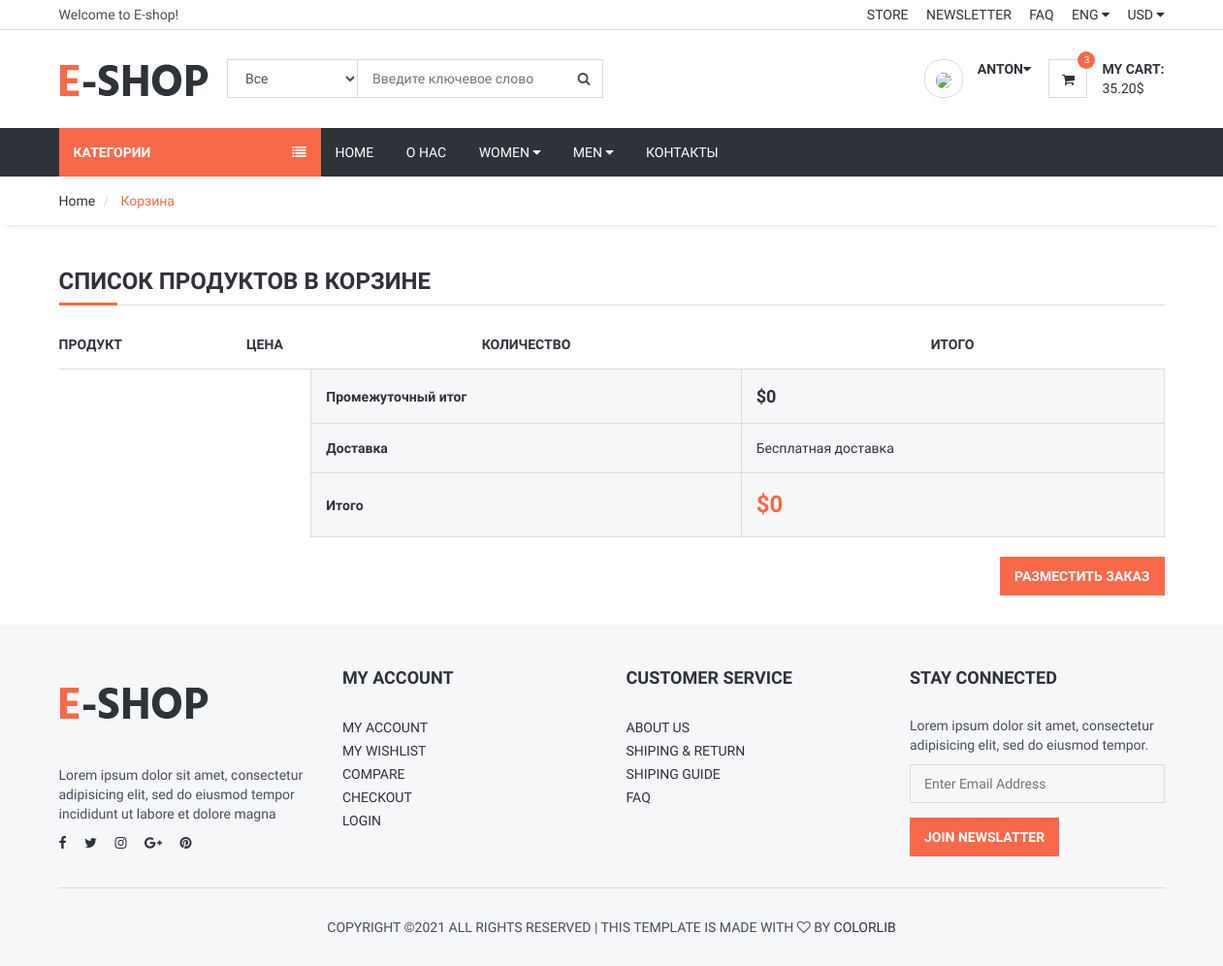
The app's page /shopcart/ (signed in), older data.
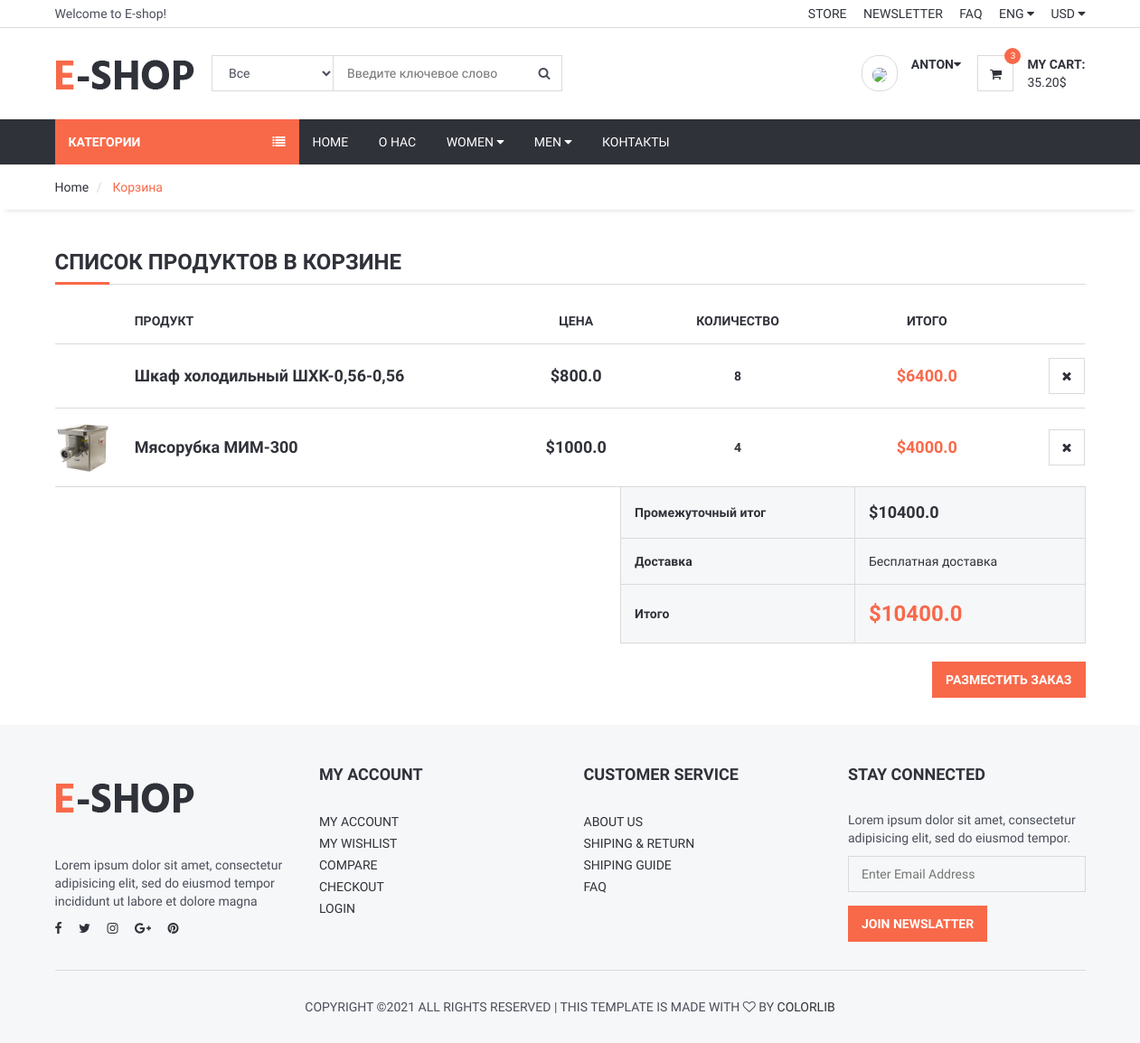
The same page, newer data.
### order/models.py (models this page shows, shortened)
class ShopCart(models.Model):
    user = models.ForeignKey(User, on_delete=models.SET_NULL, null=True)
    product = models.ForeignKey(Product, on_delete=models.SET_NULL, null=True)
    quantity = models.IntegerField()
    @property
    def amount(self):
        return (self.quantity * self.product.price)

### product/models.py (models this page shows, shortened)
class Product(models.Model):
    STATUS = (
        ('True', 'True'),
        ('False', 'False'),
    )
    category = models.ForeignKey(Category, on_delete=models.CASCADE) #many to one relation with Category
    title = models.CharField(max_length=150)
    keywords = models.CharField(max_length=255)
    description = models.TextField(max_length=255)
    image = models.ImageField(blank=True, upload_to='images/')
    price = models.FloatField()
    amount = models.IntegerField()
    minamount = models.IntegerField()
    detail = RichTextUploadingField()
    slug = models.SlugField(null=False, unique=True)
    status = models.CharField(max_length=10, choices=STATUS)
    create_at = models.DateTimeField(auto_now_add=True)
    update_at = models.DateTimeField(auto_now=True)
    def __str__(self):
        return self.title
    def image_tag(self):
        return mark_safe('<img src="{}" height="50" width="50"/>'.format(self.image.url))
    image_tag.short_description = 'Image'

### order/views.py (the view)
# urls.py: path('shopcart/', OrderViews.shopcart, name='shopcart'),
def shopcart(request):
    category = Category.objects.all()
    current_user = request.user  # Access User Session information
    shopcart = ShopCart.objects.filter(user_id=current_user.id)
    total = 0
    for rs in shopcart:
        total += rs.product.price * rs.quantity
    context = {'shopcart': shopcart,
               'category': category,
               'total': total,}
    return render(request, 'shopcart_products.html', context)

### order/templates/shopcart_products.html (shortened to what this page needs)
{% extends 'homebase.html' %}
{% block sidebar %} {% include 'sidebar.html' %} {% endblock %}
{% block body %}
	<div id="breadcrumb">
		<div class="container">
			<ul class="breadcrumb">
				<li><a href="/">Home</a></li>
				<li class="active"> Корзина </li>
			</ul>
		</div>
	</div>
	<div class="section">
		<div class="container">
			<div class="row">
            <div class="col-md-12">
                    <div class="order-summary clearfix">
                        <div class="section-title">
                            <h3 class="title">Список продуктов в корзине</h3>
                        </div>
                        <table class="shopping-cart-table table">
                            <thead>
                            <tr>
                                <th></th>
                                <th>Продукт</th>
                                <th class="text-center">Цена</th>
                                <th class="text-center">Количество</th>
                                <th class="text-center">Итого</th>
                                <th class="text-right"></th>
                            </tr>
                            </thead>
                            <tbody>
                            {% for rs in shopcart %}
                                <tr>
                                    <td class="thumb">
                                            <img src="{{rs.product.image.url}}" alt="">
                                    </td>
                                    <td class="details">
                                        <a href="/product/{{ rs.product.id }}/{{ rs.product.slug }}">{{rs.product}}</a>
                                    </td>
                                    <td class="price text-center"><strong>
                                        ${{ rs.product.price }}</strong></td>
                                    <td class="qty text-center"><strong>{{rs.quantity}}</strong></td>
                                    <td class="total text-center"><strong class="primary-color">${{ rs.amount }}</strong></td>
                                    <td class="text-right"><a href="/order/deletefromcart/{{ rs.id }}" onclick="return confirm('Delete ! Are you sure?')" class="main-btn icon-btn"><i class="fa fa-close"></i></a></td>
                                </tr>
                            {% endfor %}
                            </tbody>
                            <tfoot>
                            <tr>
                                <th class="empty" colspan="3"></th>
                                <th>Промежуточный итог</th>
                                <th colspan="2" class="sub-total">${{ total }}</th>
                            </tr>
                            <tr>
                                <th class="empty" colspan="3"></th>
                                <th>Доставка</th>
                                <td colspan="2">Бесплатная доставка</td>
                            </tr>
                            <tr>
                                <th class="empty" colspan="3"></th>
                                <th>Итого</th>
                                <th colspan="2" class="total">${{ total }}</th>
                            </tr>
                            </tfoot>
                        </table>
                        <div class="pull-right">
                            <button class="primary-btn">Разместить заказ</button>
                        </div>
                    </div>
                </div>
            </div>
		</div>
	</div>
{% endblock %}

### home/templates/homebase.html (shortened to what this page needs)
<!DOCTYPE html>
<html lang="en">
<head>
    {% load static %}
	<link type="text/css" rel="stylesheet" href="{% static '' %}css/bootstrap.min.css" />
	<link type="text/css" rel="stylesheet" href="{% static 'css/slick.css' %}" />
	<link type="text/css" rel="stylesheet" href="{% static '' %}css/slick-theme.css" />
	<link type="text/css" rel="stylesheet" href="{% static '' %}css/nouislider.min.css" />
	<link rel="stylesheet" href="{% static '' %}css/font-awesome.min.css">
	<link type="text/css" rel="stylesheet" href="{% static '' %}css/style.css" />
<link rel="stylesheet" href="https://ajax.googleapis.com/ajax/libs/jqueryui/1.12.1/themes/smoothness/jquery-ui.css">
</head>
<body>
{% include 'header.html' %}
{% block sidebar %} {% endblock %}
{% block body %} {% endblock %}
{% include 'footer.html' %}
</body>
</html>

### home/templates/header.html (shortened to what this page needs)
{% load static %}
	<header>
		<div id="top-header">
			<div class="container">
				<div class="pull-left">
					<span>Welcome to E-shop!</span>
				</div>
				<div class="pull-right">
					<ul class="header-top-links">
						<li><a href="#">Store</a></li>
						<li><a href="#">Newsletter</a></li>
						<li><a href="#">FAQ</a></li>
						<li class="dropdown default-dropdown">
							<a class="dropdown-toggle" data-toggle="dropdown" aria-expanded="true">ENG <i class="fa fa-caret-down"></i></a>
						</li>
						<li class="dropdown default-dropdown">
							<a class="dropdown-toggle" data-toggle="dropdown" aria-expanded="true">USD <i class="fa fa-caret-down"></i></a>
						</li>
					</ul>
				</div>
			</div>
		</div>
		<div id="header">
			<div class="container">
				<div class="pull-left">
					<div class="header-logo">
						<a class="logo" href="/">
							<img src="{% static '' %}img/logo.png" alt="">
						</a>
					</div>
					<div class="header-search">
						<form action="/search/" method="post">
							<input id="query" name="query" class="input search-input" type="text" placeholder="Введите ключевое слово">
							<select name="catid" class="input search-categories">
								<option value="0">Все</option>
                            {% load mptt_tags %}
							</select>
							<button class="search-btn"><i class="fa fa-search"></i></button>
						</form>
					</div>
				</div>
				<div class="pull-right">
					<ul class="header-btns">
						<li class="header-account dropdown default-dropdown">
                            {% if user.id is not None %}
							<div class="dropdown-toggle" role="button" data-toggle="dropdown" aria-expanded="true">
								<div class="header-btns-icon" style="border-radius: 45%">
									<img src="{{ request.session.userimage }}" style="height: 40px; border-radius: 45%">
								</div>
								<strong class="text-uppercase">{{ user.first_name}}<i class="fa fa-caret-down"></i></strong>
							</div>
                            {% else %}
							<a href="/login" class="text-uppercase">Авторизация</a> / <a href="/signup" class="text-uppercase">Регистрация</a>
                            {% endif %}
						</li>
						<li class="header-cart dropdown default-dropdown">
							<a href="/shopcart/">
								<div class="header-btns-icon">
									<i class="fa fa-shopping-cart"></i>
									<span class="qty">3</span>
								</div>
								<strong class="text-uppercase">My Cart:</strong>
								<br>
								<span>35.20$</span>
							</a>
						</li>
					</ul>
				</div>
			</div>
		</div>
	</header>

### home/templates/sidebar.html (shortened to what this page needs)
{% load static %}
	<div id="navigation">
		<div class="container">
			<div id="responsive-nav">
                {% if page %}
				<div class="category-nav">
                    {% else %}
                    <div class="category-nav show-on-click">
                    {% endif %}
					<span class="category-header">Категории <i class="fa fa-list"></i></span>
            {% load mptt_tags %}
				</div>
				<div class="menu-nav">
					<ul class="menu-list">
						<li><a href="/">Home</a></li>
						<li><a href="/about">О нас</a></li>
						<li class="dropdown mega-dropdown"><a class="dropdown-toggle" data-toggle="dropdown" aria-expanded="true">Women <i class="fa fa-caret-down"></i></a>
						</li>
						<li class="dropdown mega-dropdown full-width"><a class="dropdown-toggle" data-toggle="dropdown" aria-expanded="true">Men <i class="fa fa-caret-down"></i></a>
						</li>
						<li><a href="/contact">Контакты</a></li>
					</ul>
				</div>
			</div>
		</div>
	</div>

### home/templates/footer.html (shortened to what this page needs)
{% load static %}
	<footer id="footer" class="section section-grey">
		<div class="container">
			<div class="row">
				<div class="col-md-3 col-sm-6 col-xs-6">
					<div class="footer">
						<div class="footer-logo">
							<a class="logo" href="#">
		            <img src="{% static '' %}img/logo.png" alt="">
		          </a>
						</div>
						<p>Lorem ipsum dolor sit amet, consectetur adipisicing elit, sed do eiusmod tempor incididunt ut labore et dolore magna</p>
						<ul class="footer-social">
							<li><a href="#"><i class="fa fa-facebook"></i></a></li>
							<li><a href="#"><i class="fa fa-twitter"></i></a></li>
							<li><a href="#"><i class="fa fa-instagram"></i></a></li>
							<li><a href="#"><i class="fa fa-google-plus"></i></a></li>
							<li><a href="#"><i class="fa fa-pinterest"></i></a></li>
						</ul>
					</div>
				</div>
				<div class="col-md-3 col-sm-6 col-xs-6">
					<div class="footer">
						<h3 class="footer-header">My Account</h3>
						<ul class="list-links">
							<li><a href="#">My Account</a></li>
							<li><a href="#">My Wishlist</a></li>
							<li><a href="#">Compare</a></li>
							<li><a href="#">Checkout</a></li>
							<li><a href="#">Login</a></li>
						</ul>
					</div>
				</div>
				<div class="col-md-3 col-sm-6 col-xs-6">
					<div class="footer">
						<h3 class="footer-header">Customer Service</h3>
						<ul class="list-links">
							<li><a href="#">About Us</a></li>
							<li><a href="#">Shiping & Return</a></li>
							<li><a href="#">Shiping Guide</a></li>
							<li><a href="#">FAQ</a></li>
						</ul>
					</div>
				</div>
				<div class="col-md-3 col-sm-6 col-xs-6">
					<div class="footer">
						<h3 class="footer-header">Stay Connected</h3>
						<p>Lorem ipsum dolor sit amet, consectetur adipisicing elit, sed do eiusmod tempor.</p>
						<form>
							<div class="form-group">
								<input class="input" placeholder="Enter Email Address">
							</div>
							<button class="primary-btn">Join Newslatter</button>
						</form>
					</div>
				</div>
			</div>
			<hr>
			<div class="row">
				<div class="col-md-8 col-md-offset-2 text-center">
					<div class="footer-copyright">
						Copyright &copy;<script>document.write(new Date().getFullYear());</script> All rights reserved | This template is made with <i class="fa fa-heart-o" aria-hidden="true"></i> by <a href="https://colorlib.com" target="_blank">Colorlib</a>
					</div>
				</div>
			</div>
		</div>
	</footer>

Row changes from the older to the newer data that the page shows:
added ShopCart: product "Шкаф холодильный ШХК-0,56-0,56", product.price "800.0", quantity "8", amount "6400.0"
added ShopCart: product.image (picture), product "Мясорубка МИМ-300", product.price "1000.0", quantity "4", amount "4000.0"
Text that changed along with them:
{{ total }}: "0" → "10400.0"
